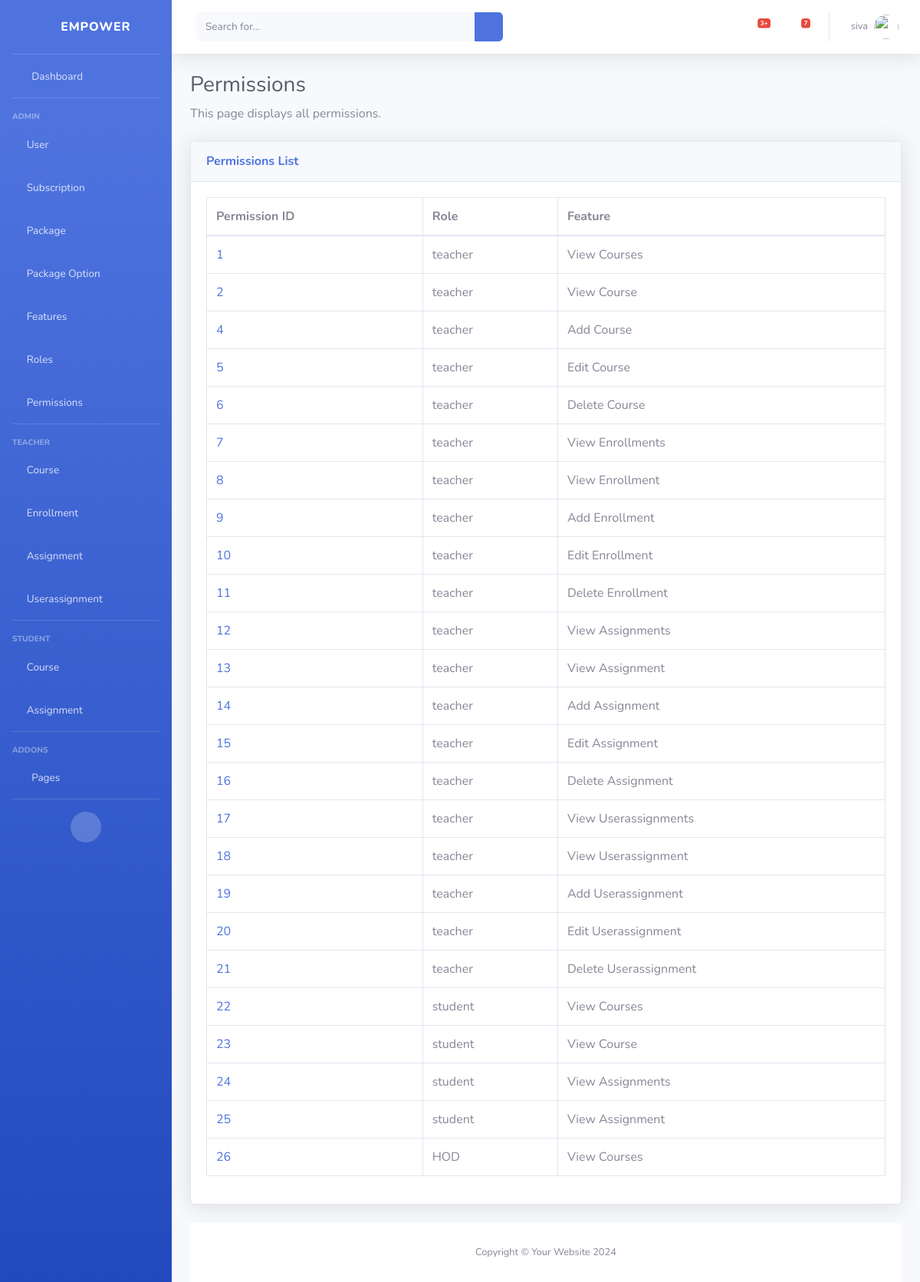
The page /permissions/ (signed in) on the database its author committed.
### classRoom/models.py (models this page shows)
class Permission(models.Model):
    id = models.AutoField(primary_key=True)
    role = models.ForeignKey(Role, on_delete=models.CASCADE)
    feature = models.ForeignKey(Feature, on_delete=models.CASCADE)
    class Meta:
        unique_together = ['role', 'feature']

class Role(models.Model):
    id = models.AutoField(primary_key=True)
    role_name = models.CharField(max_length=255, unique=True)

class Feature(models.Model):
    id = models.AutoField(primary_key=True)
    feature_name = models.CharField(max_length=255, unique=True)

### classRoom/views.py (the view)
# urls.py: path('permissions/', view_permissions, name='view_permissions'),
@login_required
def view_permissions(request):
    permissions = Permission.objects.all()
    return render(request, 'permissions/view_permissions.html', {'permissions': permissions})

### classRoom/templates/permissions/view_permissions.html (shortened to what this page needs)
{% extends 'base.html' %}
{% block content %}
<h1 class="h3 mb-2 text-gray-800">Permissions</h1>
<p class="mb-4">This page displays all permissions.</p>
<div class="card shadow mb-4">
    <div class="card-header py-3 d-flex justify-content-between align-items-center">
        <h6 class="m-0 font-weight-bold text-primary">Permissions List</h6>
        <div class="dropdown no-arrow show">
            <a class="dropdown-toggle" id="dropdownMenuLink" data-toggle="dropdown" aria-haspopup="true"
                aria-expanded="true" style="float: right;">
                <i class="fas fa-ellipsis-v fa-sm fa-fw text-gray-400"></i>
            </a>
        </div>
    </div>
    <div class="card-body">
        <div class="table-responsive">
            <table class="table table-bordered" id="dataTable" width="100%" cellspacing="0">
                <thead>
                    <tr>
                        <th>Permission ID</th>
                        <th>Role</th>
                        <th>Feature</th>
                    </tr>
                </thead>
                <tbody>
                    {% for permission in permissions %}
                    <tr>
                        <td><a href="{% url 'view_permission' permission.id %}">{{ permission.id }}</a></td>
                        <td>{{ permission.role.role_name }}</td>
                        <td>{{ permission.feature.feature_name }}</td>
                    </tr>
                    {% endfor %}
                </tbody>
            </table>
        </div>
    </div>
{% endblock %}

### classRoom/templates/base.html (shortened to what this page needs)
{% load static %}
<!DOCTYPE html>
<html lang="en">
<head>
    <link rel="stylesheet" href="{% static 'vendor/fontawesome-free/css/all.min.css' %}" type="text/css">
    <link rel="stylesheet" href="{% static 'css/sb-admin-2.min.css' %}">
</head>
<body id="page-top">
    <div id="wrapper">
        <ul class="navbar-nav bg-gradient-primary sidebar sidebar-dark accordion" id="accordionSidebar">
            <a class="sidebar-brand d-flex align-items-center justify-content-center" href="{% url 'index' %}">
                <div class="sidebar-brand-icon rotate-n-15">
                    <i class="fas fa-chess-knight"></i>
                </div>
                <div class="sidebar-brand-text mx-3">Empower</div>
            </a>
            <hr class="sidebar-divider my-0">
            <li class="nav-item">
                <a class="nav-link" href="{% url 'index' %}">
                    <i class="fas fa-fw fa-tachometer-alt"></i>
                    <span>Dashboard</span></a>
            </li>
            <hr class="sidebar-divider">
            <div class="sidebar-heading">
                Admin
            </div>
            <li class="nav-item">
                <a class="nav-link" href="{% url 'view_users' %}" >
                    <i class="fas fa-user-shield"></i>
                    <span>User</span>
                </a>
            </li>
            <li class="nav-item">
                <a class="nav-link" href="{% url 'view_subscriptions' %}" >
                    <i class="fas fa-user-shield"></i>
                    <span>Subscription</span>
                </a>
            </li>
            <li class="nav-item">
                <a class="nav-link" href="{% url 'view_packages' %}" >
                    <i class="fas fa-user-shield"></i>
                    <span>Package</span>
                </a>
            </li>
            <li class="nav-item">
                <a class="nav-link" href="{% url 'view_package_options' %}" >
                    <i class="fas fa-user-shield"></i>
                    <span>Package Option</span>
                </a>
            </li>
            <li class="nav-item">
                <a class="nav-link" href="{% url 'view_features' %}" >
                    <i class="fas fa-user-shield"></i>
                    <span>Features</span>
                </a>
            </li>
            <li class="nav-item">
                <a class="nav-link" href="{% url 'view_roles' %}" >
                    <i class="fas fa-user-shield"></i>
                    <span>Roles</span>
                </a>
            </li>
            <li class="nav-item">
                <a class="nav-link" href="{% url 'view_permissions' %}" >
                    <i class="fas fa-user-shield"></i>
                    <span>Permissions</span>
                </a>
            </li>
            <hr class="sidebar-divider">
            <div class="sidebar-heading">
                Teacher
            </div>
            <li class="nav-item">
                <a class="nav-link" href="{% url 'view_courses' %}" >
                    <i class="fas fa-chalkboard-teacher"></i>
                    <span>Course</span>
                </a>
            </li>
            <li class="nav-item">
                <a class="nav-link" href="{% url 'view_enrollments' %}" >
                    <i class="fas fa-chalkboard-teacher"></i>
                    <span>Enrollment</span>
                </a>
            </li>
            <li class="nav-item">
                <a class="nav-link" href="{% url 'view_assignments' %}" >
                    <i class="fas fa-chalkboard-teacher"></i>
                    <span>Assignment</span>
                </a>
            </li>
            <li class="nav-item">
                <a class="nav-link" href="{% url 'view_userassignments' %}" >
                    <i class="fas fa-chalkboard-teacher"></i>
                    <span>Userassignment</span>
                </a>
            </li>
            <hr class="sidebar-divider">
            <div class="sidebar-heading">
                Student
            </div>
            <li class="nav-item">
                <a class="nav-link" href="{% url 'view_courses' %}" >
                    <i class="fas fa-user-graduate"></i>
                    <span>Course</span>
                </a>
                <a class="nav-link" href="{% url 'view_assignments' %}" >
                    <i class="fas fa-user-graduate"></i>
                    <span>Assignment</span>
                </a>
            </li>
            <hr class="sidebar-divider">
            <div class="sidebar-heading">
                Addons
            </div>
            <li class="nav-item">
                <a class="nav-link collapsed" href="#" data-toggle="collapse" data-target="#collapsePages"
                    aria-expanded="true" aria-controls="collapsePages">
                    <i class="fas fa-fw fa-folder"></i>
                    <span>Pages</span>
                </a>
            </li>
            <hr class="sidebar-divider d-none d-md-block">
            <div class="text-center d-none d-md-inline">
                <button class="rounded-circle border-0" id="sidebarToggle"></button>
            </div>
        </ul>
        <div id="content-wrapper" class="d-flex flex-column">
            <nav class="navbar navbar-expand navbar-light bg-white topbar mb-4 static-top shadow">
                <form
                    class="d-none d-sm-inline-block form-inline mr-auto ml-md-3 my-2 my-md-0 mw-100 navbar-search">
                    <div class="input-group">
                        <input type="text" class="form-control bg-light border-0 small" placeholder="Search for..."
                            aria-label="Search" aria-describedby="basic-addon2">
                        <div class="input-group-append">
                            <button class="btn btn-primary" type="button">
                                <i class="fas fa-search fa-sm"></i>
                            </button>
                        </div>
                    </div>
                </form>
                <ul class="navbar-nav ml-auto">
                    <li class="nav-item dropdown no-arrow mx-1">
                        <a class="nav-link dropdown-toggle" href="#" id="alertsDropdown" role="button"
                            data-toggle="dropdown" aria-haspopup="true" aria-expanded="false">
                            <i class="fas fa-bell fa-fw"></i>
                            <span class="badge badge-danger badge-counter">3+</span>
                        </a>
                    </li>
                    <li class="nav-item dropdown no-arrow mx-1">
                        <a class="nav-link dropdown-toggle" href="#" id="messagesDropdown" role="button"
                            data-toggle="dropdown" aria-haspopup="true" aria-expanded="false">
                            <i class="fas fa-envelope fa-fw"></i>
                            <span class="badge badge-danger badge-counter">7</span>
                        </a>
                    </li>
                    <li class="nav-item dropdown no-arrow">
                        <a class="nav-link dropdown-toggle" href="#" id="userDropdown" role="button"
                            data-toggle="dropdown" aria-haspopup="true" aria-expanded="false">
                            {% if user.is_authenticated %}
                                <span class="mr-2 d-none d-lg-inline text-gray-600 small">{{ user.username }}</span>
                            {% endif %}
                            <img class="img-profile rounded-circle" src="{% static 'img/undraw_profile.svg' %}">
                        </a>
                    </li>
                </ul>
            </nav>
            <div class="container-fluid">
                {% block content %}
                {% endblock %}
            </div>
            <footer class="sticky-footer bg-white">
                <div class="container my-auto">
                    <div class="copyright text-center my-auto">
                        <span>Copyright &copy; Your Website 2024</span>
                    </div>
                </div>
            </footer>
        </div>
    </div>
    </div>
</body>
</html>

### rows shown on the page
Permission: id "1", role.role_name "teacher", feature.feature_name "View Courses"
Permission: id "2", role.role_name "teacher", feature.feature_name "View Course"
Permission: id "4", role.role_name "teacher", feature.feature_name "Add Course"
Permission: id "5", role.role_name "teacher", feature.feature_name "Edit Course"
Permission: id "6", role.role_name "teacher", feature.feature_name "Delete Course"
Permission: id "7", role.role_name "teacher", feature.feature_name "View Enrollments"
Permission: id "8", role.role_name "teacher", feature.feature_name "View Enrollment"
Permission: id "9", role.role_name "teacher", feature.feature_name "Add Enrollment"
Permission: id "10", role.role_name "teacher", feature.feature_name "Edit Enrollment"
Permission: id "11", role.role_name "teacher", feature.feature_name "Delete Enrollment"
Permission: id "12", role.role_name "teacher", feature.feature_name "View Assignments"
Permission: id "13", role.role_name "teacher", feature.feature_name "View Assignment"
Permission: id "14", role.role_name "teacher", feature.feature_name "Add Assignment"
Permission: id "15", role.role_name "teacher", feature.feature_name "Edit Assignment"
Permission: id "16", role.role_name "teacher", feature.feature_name "Delete Assignment"
Permission: id "17", role.role_name "teacher", feature.feature_name "View Userassignments"
Permission: id "18", role.role_name "teacher", feature.feature_name "View Userassignment"
Permission: id "19", role.role_name "teacher", feature.feature_name "Add Userassignment"
Permission: id "20", role.role_name "teacher", feature.feature_name "Edit Userassignment"
Permission: id "21", role.role_name "teacher", feature.feature_name "Delete Userassignment"
Permission: id "22", role.role_name "student", feature.feature_name "View Courses"
Permission: id "23", role.role_name "student", feature.feature_name "View Course"
Permission: id "24", role.role_name "student", feature.feature_name "View Assignments"
Permission: id "25", role.role_name "student", feature.feature_name "View Assignment"
Permission: id "26", role.role_name "HOD", feature.feature_name "View Courses"

### other values the page prints
{{ user.username }} "siva"
